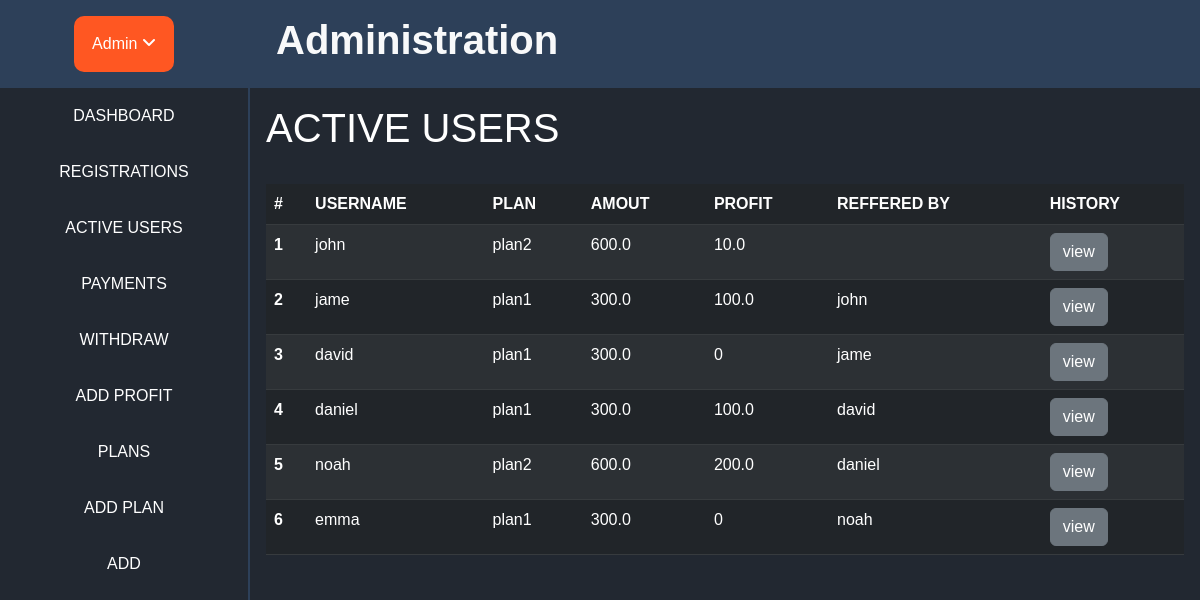
/moderator/members/Active (signed in), run on the app's committed database.
### home/models.py (models this page shows)
class User_plan(models.Model):
    user = models.ForeignKey(User, on_delete=models.CASCADE)
    plan = models.ForeignKey(Plans, on_delete=models.CASCADE)
    invested_amount = models.CharField(max_length=100)
    user_status = models.CharField(max_length=100)
    user_profit = models.CharField(max_length=100)
    user_referral_profit = models.CharField(max_length=100, null=True)
    total_profit = models.CharField(max_length=100, null=True)
    days = models.CharField(max_length=100, null=True)

class Plans(models.Model):
    plan_name = models.CharField(max_length=100)
    plan_min_price = models.CharField(max_length=100)
    plan_max_price = models.CharField(max_length=100)
    plan_min_percentage = models.CharField(max_length=100)
    plan_max_percentage = models.CharField(max_length=100)

class Referral(models.Model):
    user = models.ForeignKey(User, on_delete=models.CASCADE)
    referral_details = models.ForeignKey(ReferralDetails, on_delete=models.CASCADE, null=True)
    referred_user = models.ForeignKey(User, on_delete=models.CASCADE, null=True, related_name="%(class)s_referred")
    referral_id = models.CharField(max_length=100)
    direct = models.ManyToManyField(User, blank=True, related_name="%(class)s_direct")
    level_1 = models.ManyToManyField(User, blank=True, related_name="%(class)s_level1")
    level_2 = models.ManyToManyField(User, blank=True, related_name="%(class)s_level2")
    level_3 = models.ManyToManyField(User, blank=True, related_name="%(class)s_level3")

### home/views.py (the view)
# urls.py: path('moderator/members/', login_required(views.ModMembers_view.as_view()), name='mod_mambers'),
class ModMembers_view(View):
    def get(self, request, **kwargs):
        if "status" in kwargs:
            context = {
                "members": [[member, referred] for member in models.User_plan.objects.filter(user_status=kwargs["status"]) for referred in models.Referral.objects.filter(user=member.user)],
            }
            return render(request, 'mod/membersactive.html', context=context)
        context = {
            "members": [ [user, referred, user_plan] for user in User.objects.all() if not user.is_superuser for referred in models.Referral.objects.filter(user=user) for user_plan in models.User_plan.objects.filter(user=user)],
        }
        return render(request, 'mod/members.html', context=context)

### templates/mod/membersactive.html (shortened to what this page needs)
{% extends 'mod/admbase.html' %}
{% block content%}
<div>
<h1> ACTIVE USERS</h1>
<br>
<div style="overflow-y: scroll;">
<table class="table table-dark table-striped">
    <thead>
      <tr>
        <th scope="col">#</th>
        <th scope="col">USERNAME</th>
        <th scope="col">PLAN</th>
        <th scope="col">AMOUT</th>
        <th scope="col">PROFIT</th>
        <th scope="col">REFFERED BY</th>
        <th scope="col">HISTORY</th>
      </tr>
    </thead>
    <tbody>
      {% for member, refferd in members %}
      <tr>
        <th scope="row">{{ forloop.counter }}</th>
        <td>{{ member.user.username }}</td>
        <td>{{ member.plan.plan_name }}</td>
        <td>{{ member.invested_amount }}</td>
        <td>{{ member.user_profit }}</td>
        <td>{{ refferd.referred_user.username }}</td>
        <td>
        <a href="{% url 'mod_history' id=member.user.id action='payments' %}" class="btn btn-secondary"> view </a>
        </td>
      </tr>
      {% endfor %}
    </tbody>
  </table>
</div>
{% endblock %}

### static/css/styles.css (style rules this page uses)
body { margin: 0; padding: 0; font-family: Arial, sans-serif; }

### data on the page
User_plan: user.username "john", plan.plan_name "plan2", invested_amount "600.0", user_profit "10.0"
User_plan: user.username "jame", plan.plan_name "plan1", invested_amount "300.0", user_profit "100.0", referred_user.username "john"
User_plan: user.username "david", plan.plan_name "plan1", invested_amount "300.0", user_profit "0", referred_user.username "jame"
User_plan: user.username "daniel", plan.plan_name "plan1", invested_amount "300.0", user_profit "100.0", referred_user.username "david"
User_plan: user.username "noah", plan.plan_name "plan2", invested_amount "600.0", user_profit "200.0", referred_user.username "daniel"
User_plan: user.username "emma", plan.plan_name "plan1", invested_amount "300.0", user_profit "0", referred_user.username "noah"
